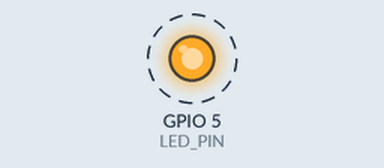
Bench run of a sketch on a simulated ESP32. On the bench: output pins drawn as LEDs (lit = HIGH). Dashed ring = blinking.

Above: at 0.2 s.
Timing chart, 0 to 3.0 s (numbered marks = the images above):
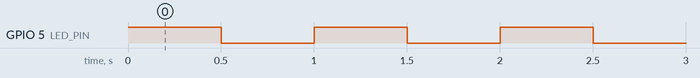

The sketch:

esp32_basic_led_blink-1.ino
```cpp
// IoT Engineering Education @ KMUTNB, Bangkok, Thailand
// Date: 29-May-2018

#define LED_PIN  5 // GPIO-5 (built-in LED on LOLIN32)
#define LED_ON   LOW
#define LED_OFF  HIGH

#define DELAY_MS   500 // msec

boolean led_state = false;

void setup() {
   pinMode( LED_PIN, OUTPUT );
   digitalWrite( LED_PIN, led_state ? LED_ON : LED_OFF );
}

void loop() {
   delay( DELAY_MS );
   led_state = !led_state;  // toggle the LED state
   digitalWrite( LED_PIN, led_state ? LED_ON : LED_OFF ); // update the LED output
}
```

Measured:
- by itself, GPIO 5 (LED_PIN): alternates HIGH for 0.50 s and LOW for 0.50 s
